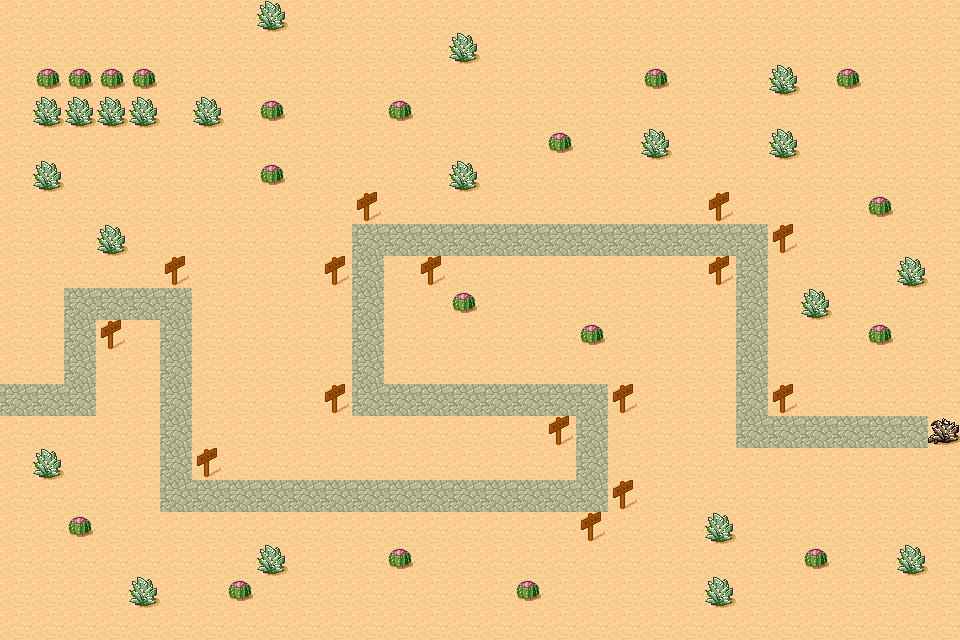

This game map was drawn from its Tiled (.tmx) file and the tilesets committed beside it. A one-line description and the trimmed map source follow:
An orthogonal 30x20 tile map with 32x32 px tiles, 4 tile layers (bg, road1, lord, tower).

<map version="1.0" tiledversion="1.1.6" orientation="orthogonal" renderorder="right-down" width="30" height="20" tilewidth="32" tileheight="32" infinite="0" nextobjectid="1">
 <tileset firstgid="1" name="map" tilewidth="32" tileheight="32" spacing="1" margin="1" tilecount="48" columns="8">
  <image source="map.png" width="265" height="199" />
 </tileset>
 <layer name="bg" width="30" height="20" locked="1">
  <data>[600 cells, 600 non-empty, 3 distinct tile ids]</data>
 </layer>
 <layer name="road1" width="30" height="20" locked="1">
  <data>[600 cells, 67 non-empty, 1 distinct tile ids]</data>
 </layer>
 <layer name="lord" width="30" height="20" locked="1">
  <data>[600 cells, 1 non-empty, 1 distinct tile ids]</data>
 </layer>
 <layer name="tower" width="30" height="20" locked="1">
  <data>[600 cells, 15 non-empty, 1 distinct tile ids]</data>
 </layer>
</map>
